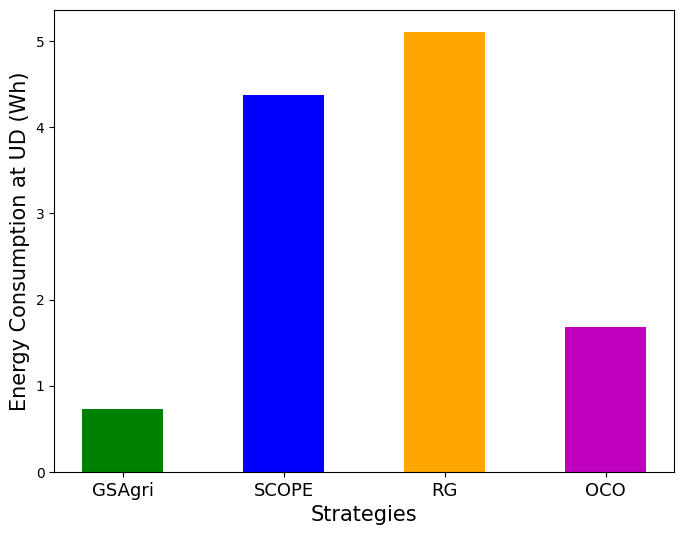

Reproduce this figure in Python.
import numpy as np
import matplotlib.pyplot as plt

barWidth = 0.15
fig = plt.subplots(figsize =(8, 6))

X=['GSAgri', 'SCOPE', 'RG', 'OCO']

Y=[0.7234, 4.378, 5.11, 1.675]

colors=['g', 'b', 'orange', 'm']

plt.bar(X, Y, color=colors, width=0.5)

plt.xlabel("Strategies", fontsize = 15)
plt.ylabel("Energy Consumption at UD (Wh)", fontsize = 15)
plt.xticks(fontsize=13)
plt.savefig('real_app_energy_bar.png', bbox_inches='tight')
plt.show()
